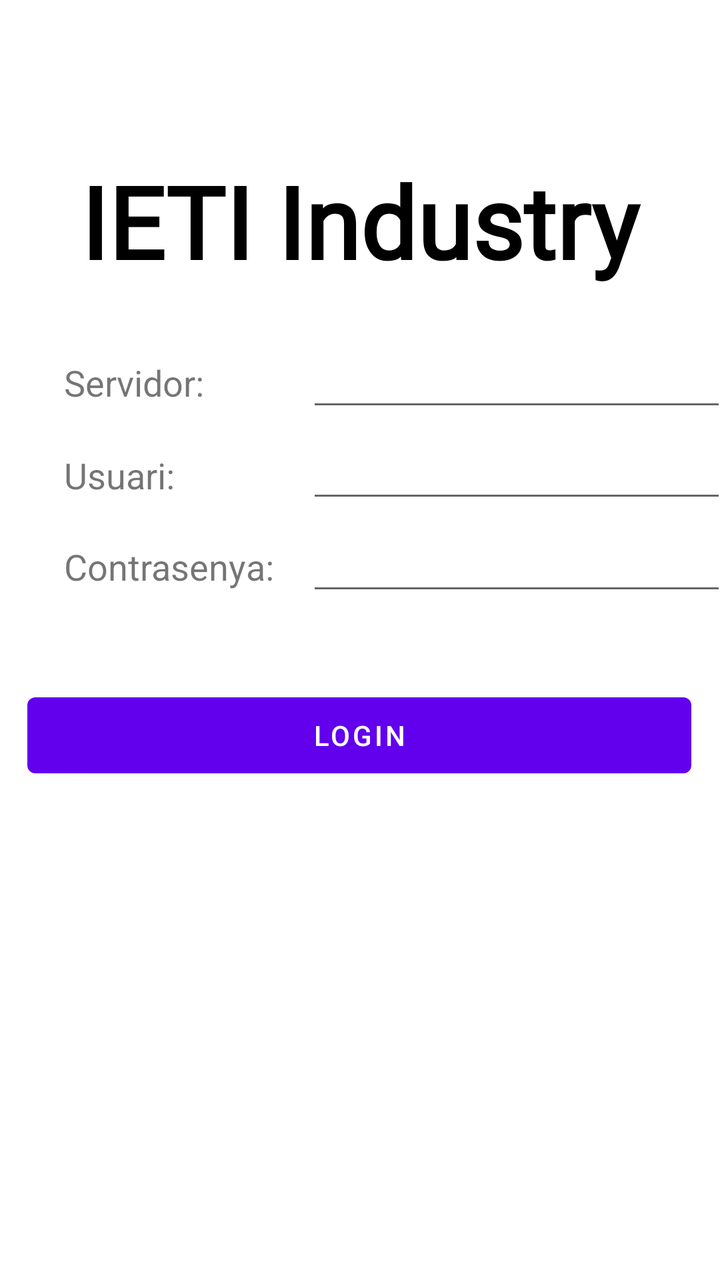
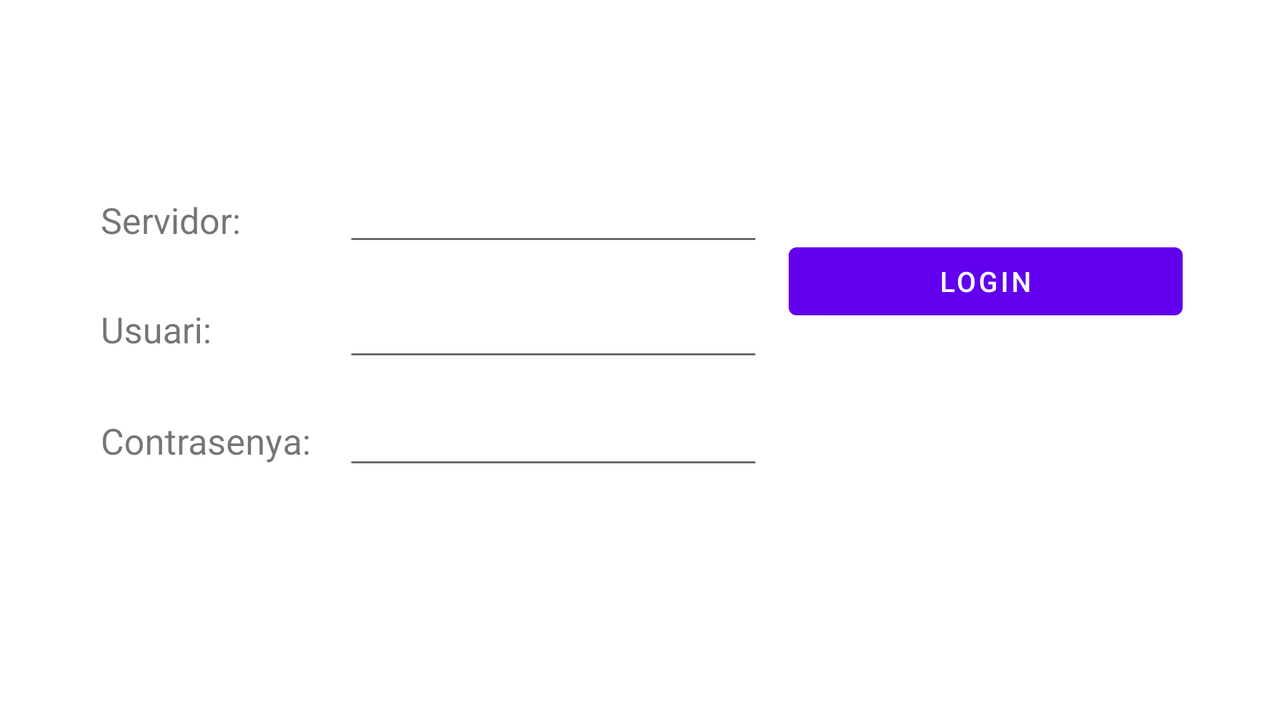

The same Android screen from two of the app's own layout files: first res/layout/ as a phone draws it, then the repository's variant for another configuration, drawn on a device whose configuration selects that folder. Both files follow.
<!-- AndroidManifest.xml: application theme Theme.IETI_Industry_Android -->
<!-- res/layout/activity_main.xml -->
<?xml version="1.0" encoding="utf-8"?>
<androidx.constraintlayout.widget.ConstraintLayout xmlns:android="http://schemas.android.com/apk/res/android"
    xmlns:app="http://schemas.android.com/apk/res-auto"
    xmlns:tools="http://schemas.android.com/tools"
    android:layout_width="match_parent"
    android:layout_height="match_parent"
    tools:context=".MainActivity">

    <TextView
        android:id="@+id/textView"
        android:layout_width="wrap_content"
        android:layout_height="wrap_content"
        android:layout_marginStart="32dp"
        android:text="Servidor:"
        android:textSize="18sp"
        app:layout_constraintBottom_toBottomOf="parent"
        app:layout_constraintEnd_toEndOf="parent"
        app:layout_constraintHorizontal_bias="0.0"
        app:layout_constraintStart_toStartOf="parent"
        app:layout_constraintTop_toTopOf="parent"
        app:layout_constraintVertical_bias="0.291" />

    <EditText
        android:id="@+id/Server"
        android:layout_width="wrap_content"
        android:layout_height="wrap_content"
        android:layout_marginStart="51dp"
        android:ems="10"
        android:inputType="textPersonName"
        app:layout_constraintBottom_toBottomOf="@+id/textView"
        app:layout_constraintEnd_toEndOf="parent"
        app:layout_constraintHorizontal_bias="0.0"
        app:layout_constraintStart_toEndOf="@+id/textView"
        app:layout_constraintTop_toTopOf="@+id/textView"
        app:layout_constraintVertical_bias="0.571" />

    <EditText
        android:id="@+id/Password"
        android:layout_width="wrap_content"
        android:layout_height="wrap_content"
        android:ems="10"
        android:inputType="textPassword"
        app:layout_constraintBottom_toBottomOf="@+id/textView3"
        app:layout_constraintEnd_toEndOf="@+id/User"
        app:layout_constraintHorizontal_bias="0.0"
        app:layout_constraintStart_toStartOf="@+id/User"
        app:layout_constraintTop_toTopOf="@+id/textView3"
        app:layout_constraintVertical_bias="0.571" />

    <EditText
        android:id="@+id/User"
        android:layout_width="wrap_content"
        android:layout_height="wrap_content"
        android:layout_marginStart="65dp"
        android:ems="10"
        android:inputType="textPersonName"
        app:layout_constraintBottom_toBottomOf="@+id/textView2"
        app:layout_constraintEnd_toEndOf="@+id/Server"
        app:layout_constraintHorizontal_bias="1.0"
        app:layout_constraintStart_toStartOf="@+id/Server"
        app:layout_constraintTop_toTopOf="@+id/textView2"
        app:layout_constraintVertical_bias="0.619" />

    <TextView
        android:id="@+id/textView3"
        android:layout_width="wrap_content"
        android:layout_height="wrap_content"
        android:layout_marginStart="32dp"
        android:text="Contrasenya:"
        android:textSize="18sp"
        app:layout_constraintBottom_toBottomOf="parent"
        app:layout_constraintEnd_toEndOf="parent"
        app:layout_constraintHorizontal_bias="0.0"
        app:layout_constraintStart_toStartOf="parent"
        app:layout_constraintTop_toTopOf="parent"
        app:layout_constraintVertical_bias="0.44" />

    <TextView
        android:id="@+id/textView2"
        android:layout_width="wrap_content"
        android:layout_height="wrap_content"
        android:layout_marginStart="32dp"
        android:text="Usuari:"
        android:textSize="18sp"
        app:layout_constraintBottom_toBottomOf="parent"
        app:layout_constraintEnd_toEndOf="parent"
        app:layout_constraintHorizontal_bias="0.0"
        app:layout_constraintStart_toStartOf="parent"
        app:layout_constraintTop_toTopOf="parent"
        app:layout_constraintVertical_bias="0.366" />

    <Button
        android:id="@+id/loginButton"
        android:layout_width="332dp"
        android:layout_height="50dp"
        android:layout_marginTop="40dp"
        android:text="Login"
        app:layout_constraintEnd_toEndOf="parent"
        app:layout_constraintHorizontal_bias="0.493"
        app:layout_constraintStart_toStartOf="parent"
        app:layout_constraintTop_toBottomOf="@+id/Password" />

    <TextView
        android:id="@+id/title"
        android:layout_width="304dp"
        android:layout_height="130dp"
        android:fontFamily="@font/share_tech"
        android:text="IETI Industry"
        android:textAlignment="center"
        android:textColor="#000000"
        android:textSize="50dp"
        android:textStyle="bold"
        app:layout_constraintBottom_toBottomOf="parent"
        app:layout_constraintEnd_toEndOf="parent"
        app:layout_constraintHorizontal_bias="0.495"
        app:layout_constraintStart_toStartOf="parent"
        app:layout_constraintTop_toTopOf="parent"
        app:layout_constraintVertical_bias="0.151" />

</androidx.constraintlayout.widget.ConstraintLayout>
<!-- resources referenced by this layout -->
<resources>
  <style name="Theme.IETI_Industry_Android" parent="Theme.MaterialComponents.DayNight.DarkActionBar">
          
          <item name="colorPrimary">@color/purple_500</item>
          <item name="colorPrimaryVariant">@color/purple_700</item>
          <item name="colorOnPrimary">@color/white</item>
          
          <item name="colorSecondary">@color/teal_200</item>
          <item name="colorSecondaryVariant">@color/teal_700</item>
          <item name="colorOnSecondary">@color/black</item>
          
          <item name="android:statusBarColor" tools:targetApi="l">?attr/colorPrimaryVariant</item>
          
      </style>
</resources>
<!-- res/layout-land/activity_main.xml (the repository's variant of the layout above) -->
<!-- drawn on the phone turned sideways -->
<?xml version="1.0" encoding="utf-8"?>
<androidx.constraintlayout.widget.ConstraintLayout xmlns:android="http://schemas.android.com/apk/res/android"
    xmlns:app="http://schemas.android.com/apk/res-auto"
    xmlns:tools="http://schemas.android.com/tools"
    android:layout_width="match_parent"
    android:layout_height="match_parent"
    tools:context=".MainActivity">

    <EditText
        android:id="@+id/User"
        android:layout_width="wrap_content"
        android:layout_height="wrap_content"
        android:layout_marginEnd="36dp"
        android:ems="10"
        android:inputType="textPersonName"
        app:layout_constraintBottom_toBottomOf="@+id/textView2"
        app:layout_constraintEnd_toEndOf="@+id/Server"
        app:layout_constraintHorizontal_bias="0.0"
        app:layout_constraintStart_toStartOf="@+id/Server"
        app:layout_constraintTop_toTopOf="@+id/textView2"
        app:layout_constraintVertical_bias="0.476" />

    <TextView
        android:id="@+id/textView"
        android:layout_width="wrap_content"
        android:layout_height="wrap_content"
        android:layout_marginStart="32dp"
        android:text="Servidor:"
        android:textSize="18sp"
        app:layout_constraintBottom_toBottomOf="parent"
        app:layout_constraintEnd_toEndOf="parent"
        app:layout_constraintHorizontal_bias="0.034"
        app:layout_constraintStart_toStartOf="parent"
        app:layout_constraintTop_toTopOf="parent"
        app:layout_constraintVertical_bias="0.291" />

    <EditText
        android:id="@+id/Server"
        android:layout_width="wrap_content"
        android:layout_height="wrap_content"
        android:layout_marginStart="51dp"
        android:ems="10"
        android:inputType="textPersonName"
        app:layout_constraintBottom_toBottomOf="@+id/textView"
        app:layout_constraintEnd_toEndOf="parent"
        app:layout_constraintHorizontal_bias="0.0"
        app:layout_constraintStart_toEndOf="@+id/textView"
        app:layout_constraintTop_toTopOf="@+id/textView"
        app:layout_constraintVertical_bias="0.666" />

    <EditText
        android:id="@+id/Password"
        android:layout_width="wrap_content"
        android:layout_height="wrap_content"
        android:ems="10"
        android:inputType="textPassword"
        app:layout_constraintBottom_toBottomOf="@+id/textView3"
        app:layout_constraintEnd_toEndOf="@+id/User"
        app:layout_constraintHorizontal_bias="0.0"
        app:layout_constraintStart_toStartOf="@+id/User"
        app:layout_constraintTop_toTopOf="@+id/textView3"
        app:layout_constraintVertical_bias="0.571" />

    <TextView
        android:id="@+id/textView2"
        android:layout_width="wrap_content"
        android:layout_height="wrap_content"
        android:text="Usuari:"
        android:textSize="18sp"
        app:layout_constraintBottom_toBottomOf="parent"
        app:layout_constraintEnd_toEndOf="parent"
        app:layout_constraintHorizontal_bias="0.0"
        app:layout_constraintStart_toStartOf="@+id/textView"
        app:layout_constraintTop_toTopOf="parent"
        app:layout_constraintVertical_bias="0.454" />

    <TextView
        android:id="@+id/textView3"
        android:layout_width="wrap_content"
        android:layout_height="wrap_content"
        android:text="Contrasenya:"
        android:textSize="18sp"
        app:layout_constraintBottom_toBottomOf="parent"
        app:layout_constraintEnd_toEndOf="parent"
        app:layout_constraintHorizontal_bias="0.0"
        app:layout_constraintStart_toStartOf="@+id/textView2"
        app:layout_constraintTop_toTopOf="parent"
        app:layout_constraintVertical_bias="0.62" />

    <Button
        android:id="@+id/loginButton"
        android:layout_width="197dp"
        android:layout_height="46dp"
        android:text="Login"
        app:layout_constraintBottom_toBottomOf="parent"
        app:layout_constraintEnd_toEndOf="parent"
        app:layout_constraintHorizontal_bias="0.209"
        app:layout_constraintStart_toEndOf="@+id/User"
        app:layout_constraintTop_toTopOf="parent"
        app:layout_constraintVertical_bias="0.375" />
</androidx.constraintlayout.widget.ConstraintLayout>
